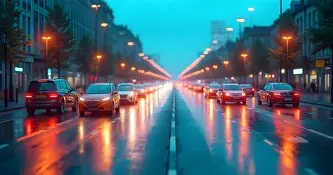
#> input picture Open CV/OIP.webp, 333 x 175 px, found by its file name
$ python flip.py
#> lines starting #> are read from the running program, lines starting #| are printed output that depends on the picture
import cv2
img = cv2.imread("Open CV/OIP.webp")
#> img is the input picture: shape (175, 333, 3); mean B, G, R 111.7, 99.5, 74.5

weidth = 400
height = 400

dim = (weidth,height)

resized = cv2.resize(img, dim)
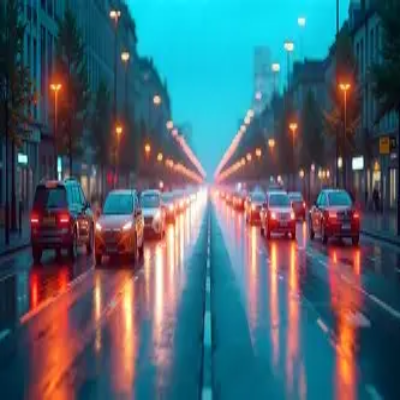
#> resized: shape (400, 400, 3); mean B, G, R 111.6, 99.4, 74.4

cv2.imshow("img", resized)

disp = cv2.flip(resized,1)
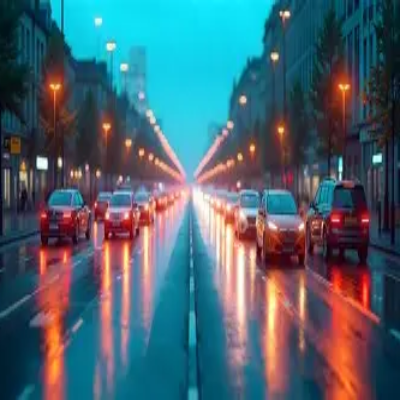
#> disp: shape (400, 400, 3); mean B, G, R 111.6, 99.4, 74.4

cv2.imshow("display", disp)
time = cv2.waitKey(0)
#> (key Esc is pressed here)
cv2.waitKey(0)

cv2.destroyAllWindows()
